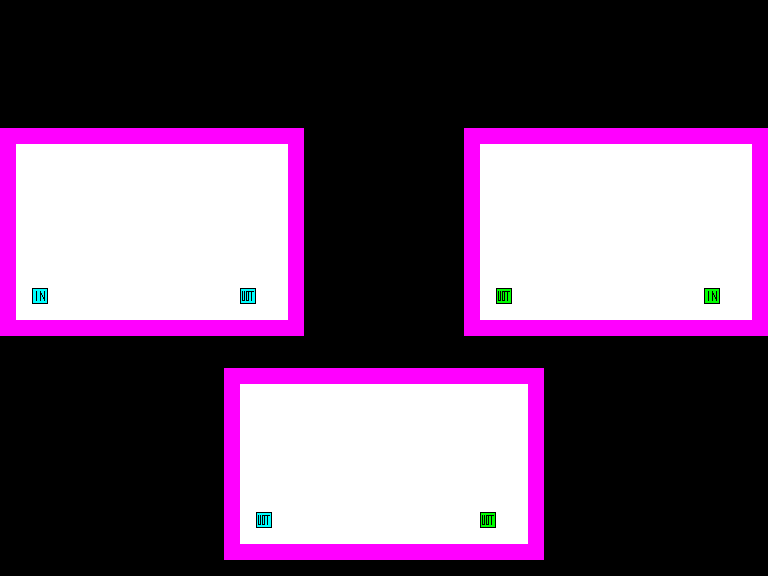

Rendered tile map (Tiled .tmx) drawn with the repository's tilesets; below, a short description and the full map source, tile grids included:
An orthogonal 48x36 tile map with 16x16 px tiles, 2 tile layers (Tile Layer 1, Tile Layer 2).

<map version="1.0" tiledversion="1.0.3" orientation="orthogonal" renderorder="right-down" width="48" height="36" tilewidth="16" tileheight="16" nextobjectid="1">
 <tileset firstgid="1" source="coop.tsx" />
 <layer name="Tile Layer 1" width="48" height="36">
  <data encoding="csv">
0,0,0,0,0,0,0,0,0,0,0,0,0,0,0,0,0,0,0,0,0,0,0,0,0,0,0,0,0,0,0,0,0,0,0,0,0,0,0,0,0,0,0,0,0,0,0,0,
0,0,0,0,0,0,0,0,0,0,0,0,0,0,0,0,0,0,0,0,0,0,0,0,0,0,0,0,0,0,0,0,0,0,0,0,0,0,0,0,0,0,0,0,0,0,0,0,
0,0,0,0,0,0,0,0,0,0,0,0,0,0,0,0,0,0,0,0,0,0,0,0,0,0,0,0,0,0,0,0,0,0,0,0,0,0,0,0,0,0,0,0,0,0,0,0,
0,0,0,0,0,0,0,0,0,0,0,0,0,0,0,0,0,0,0,0,0,0,0,0,0,0,0,0,0,0,0,0,0,0,0,0,0,0,0,0,0,0,0,0,0,0,0,0,
0,0,0,0,0,0,0,0,0,0,0,0,0,0,0,0,0,0,0,0,0,0,0,0,0,0,0,0,0,0,0,0,0,0,0,0,0,0,0,0,0,0,0,0,0,0,0,0,
0,0,0,0,0,0,0,0,0,0,0,0,0,0,0,0,0,0,0,0,0,0,0,0,0,0,0,0,0,0,0,0,0,0,0,0,0,0,0,0,0,0,0,0,0,0,0,0,
0,0,0,0,0,0,0,0,0,0,0,0,0,0,0,0,0,0,0,0,0,0,0,0,0,0,0,0,0,0,0,0,0,0,0,0,0,0,0,0,0,0,0,0,0,0,0,0,
0,0,0,0,0,0,0,0,0,0,0,0,0,0,0,0,0,0,0,0,0,0,0,0,0,0,0,0,0,0,0,0,0,0,0,0,0,0,0,0,0,0,0,0,0,0,0,0,
1,1,1,1,1,1,1,1,1,1,1,1,1,1,1,1,1,1,1,0,0,0,0,0,0,0,0,0,0,0,0,0,0,0,0,0,0,0,0,0,0,0,0,0,0,0,0,0,
1,2,2,2,2,2,2,2,2,2,2,2,2,2,2,2,2,2,1,0,0,0,0,0,0,0,0,0,0,0,0,0,0,0,0,0,0,0,0,0,0,0,0,0,0,0,0,0,
1,2,2,2,2,2,2,2,2,2,2,2,2,2,2,2,2,2,1,0,0,0,0,0,0,0,0,0,0,0,0,0,0,0,0,0,0,0,0,0,0,0,0,0,0,0,0,0,
1,2,2,2,2,2,2,2,2,2,2,2,2,2,2,2,2,2,1,0,0,0,0,0,0,0,0,0,0,0,0,0,0,0,0,0,0,0,0,0,0,0,0,0,0,0,0,0,
1,2,2,2,2,2,2,2,2,2,2,2,2,2,2,2,2,2,1,0,0,0,0,0,0,0,0,0,0,0,0,0,0,0,0,0,0,0,0,0,0,0,0,0,0,0,0,0,
1,2,2,2,2,2,2,2,2,2,2,2,2,2,2,2,2,2,1,0,0,0,0,0,0,0,0,0,0,0,0,0,0,0,0,0,0,0,0,0,0,0,0,0,0,0,0,0,
1,2,2,2,2,2,2,2,2,2,2,2,2,2,2,2,2,2,1,0,0,0,0,0,0,0,0,0,0,0,0,0,0,0,0,0,0,0,0,0,0,0,0,0,0,0,0,0,
1,2,2,2,2,2,2,2,2,2,2,2,2,2,2,2,2,2,1,0,0,0,0,0,0,0,0,0,0,0,0,0,0,0,0,0,0,0,0,0,0,0,0,0,0,0,0,0,
1,2,2,2,2,2,2,2,2,2,2,2,2,2,2,2,2,2,1,0,0,0,0,0,0,0,0,0,0,0,0,0,0,0,0,0,0,0,0,0,0,0,0,0,0,0,0,0,
1,2,2,2,2,2,2,2,2,2,2,2,2,2,2,2,2,2,1,0,0,0,0,0,0,0,0,0,0,0,0,0,0,0,0,0,0,0,0,0,0,0,0,0,0,0,0,0,
1,2,9,2,2,2,2,2,2,2,2,2,2,2,2,10,2,2,1,0,0,0,0,0,0,0,0,0,0,0,0,0,0,0,0,0,0,0,0,0,0,0,0,0,0,0,0,0,
1,2,2,2,2,2,2,2,2,2,2,2,2,2,2,2,2,2,1,0,0,0,0,0,0,0,0,0,0,0,0,0,0,0,0,0,0,0,0,0,0,0,0,0,0,0,0,0,
1,1,1,1,1,1,1,1,1,1,1,1,1,1,1,1,1,1,1,0,0,0,0,0,0,0,0,0,0,0,0,0,0,0,0,0,0,0,0,0,0,0,0,0,0,0,0,0,
0,0,0,0,0,0,0,0,0,0,0,0,0,0,0,0,0,0,0,0,0,0,0,0,0,0,0,0,0,0,0,0,0,0,0,0,0,0,0,0,0,0,0,0,0,0,0,0,
0,0,0,0,0,0,0,0,0,0,0,0,0,0,0,0,0,0,0,0,0,0,0,0,0,0,0,0,0,0,0,0,0,0,0,0,0,0,0,0,0,0,0,0,0,0,0,0,
0,0,0,0,0,0,0,0,0,0,0,0,0,0,1,1,1,1,1,1,1,1,1,1,1,1,1,1,1,1,1,1,1,1,0,0,0,0,0,0,0,0,0,0,0,0,0,0,
0,0,0,0,0,0,0,0,0,0,0,0,0,0,1,2,2,2,2,2,2,2,2,2,2,2,2,2,2,2,2,2,2,1,0,0,0,0,0,0,0,0,0,0,0,0,0,0,
0,0,0,0,0,0,0,0,0,0,0,0,0,0,1,2,2,2,2,2,2,2,2,2,2,2,2,2,2,2,2,2,2,1,0,0,0,0,0,0,0,0,0,0,0,0,0,0,
0,0,0,0,0,0,0,0,0,0,0,0,0,0,1,2,2,2,2,2,2,2,2,2,2,2,2,2,2,2,2,2,2,1,0,0,0,0,0,0,0,0,0,0,0,0,0,0,
0,0,0,0,0,0,0,0,0,0,0,0,0,0,1,2,2,2,2,2,2,2,2,2,2,2,2,2,2,2,2,2,2,1,0,0,0,0,0,0,0,0,0,0,0,0,0,0,
0,0,0,0,0,0,0,0,0,0,0,0,0,0,1,2,2,2,2,2,2,2,2,2,2,2,2,2,2,2,2,2,2,1,0,0,0,0,0,0,0,0,0,0,0,0,0,0,
0,0,0,0,0,0,0,0,0,0,0,0,0,0,1,2,2,2,2,2,2,2,2,2,2,2,2,2,2,2,2,2,2,1,0,0,0,0,0,0,0,0,0,0,0,0,0,0,
0,0,0,0,0,0,0,0,0,0,0,0,0,0,1,2,2,2,2,2,2,2,2,2,2,2,2,2,2,2,2,2,2,1,0,0,0,0,0,0,0,0,0,0,0,0,0,0,
0,0,0,0,0,0,0,0,0,0,0,0,0,0,1,2,2,2,2,2,2,2,2,2,2,2,2,2,2,2,2,2,2,1,0,0,0,0,0,0,0,0,0,0,0,0,0,0,
0,0,0,0,0,0,0,0,0,0,0,0,0,0,1,2,2,2,2,2,2,2,2,2,2,2,2,2,2,2,2,2,2,1,0,0,0,0,0,0,0,0,0,0,0,0,0,0,
0,0,0,0,0,0,0,0,0,0,0,0,0,0,1,2,2,2,2,2,2,2,2,2,2,2,2,2,2,2,2,2,2,1,0,0,0,0,0,0,0,0,0,0,0,0,0,0,
0,0,0,0,0,0,0,0,0,0,0,0,0,0,1,1,1,1,1,1,1,1,1,1,1,1,1,1,1,1,1,1,1,1,0,0,0,0,0,0,0,0,0,0,0,0,0,0,
0,0,0,0,0,0,0,0,0,0,0,0,0,0,0,0,0,0,0,0,0,0,0,0,0,0,0,0,0,0,0,0,0,0,0,0,0,0,0,0,0,0,0,0,0,0,0,0
</data>
 </layer>
 <layer name="Tile Layer 2" width="48" height="36">
  <data encoding="csv">
0,0,0,0,0,0,0,0,0,0,0,0,0,0,0,0,0,0,0,0,0,0,0,0,0,0,0,0,0,0,0,0,0,0,0,0,0,0,0,0,0,0,0,0,0,0,0,0,
0,0,0,0,0,0,0,0,0,0,0,0,0,0,0,0,0,0,0,0,0,0,0,0,0,0,0,0,0,0,0,0,0,0,0,0,0,0,0,0,0,0,0,0,0,0,0,0,
0,0,0,0,0,0,0,0,0,0,0,0,0,0,0,0,0,0,0,0,0,0,0,0,0,0,0,0,0,0,0,0,0,0,0,0,0,0,0,0,0,0,0,0,0,0,0,0,
0,0,0,0,0,0,0,0,0,0,0,0,0,0,0,0,0,0,0,0,0,0,0,0,0,0,0,0,0,0,0,0,0,0,0,0,0,0,0,0,0,0,0,0,0,0,0,0,
0,0,0,0,0,0,0,0,0,0,0,0,0,0,0,0,0,0,0,0,0,0,0,0,0,0,0,0,0,0,0,0,0,0,0,0,0,0,0,0,0,0,0,0,0,0,0,0,
0,0,0,0,0,0,0,0,0,0,0,0,0,0,0,0,0,0,0,0,0,0,0,0,0,0,0,0,0,0,0,0,0,0,0,0,0,0,0,0,0,0,0,0,0,0,0,0,
0,0,0,0,0,0,0,0,0,0,0,0,0,0,0,0,0,0,0,0,0,0,0,0,0,0,0,0,0,0,0,0,0,0,0,0,0,0,0,0,0,0,0,0,0,0,0,0,
0,0,0,0,0,0,0,0,0,0,0,0,0,0,0,0,0,0,0,0,0,0,0,0,0,0,0,0,0,0,0,0,0,0,0,0,0,0,0,0,0,0,0,0,0,0,0,0,
0,0,0,0,0,0,0,0,0,0,0,0,0,0,0,0,0,0,0,0,0,0,0,0,0,0,0,0,0,1,1,1,1,1,1,1,1,1,1,1,1,1,1,1,1,1,1,1,
0,0,0,0,0,0,0,0,0,0,0,0,0,0,0,0,0,0,0,0,0,0,0,0,0,0,0,0,0,1,2,2,2,2,2,2,2,2,2,2,2,2,2,2,2,2,2,1,
0,0,0,0,0,0,0,0,0,0,0,0,0,0,0,0,0,0,0,0,0,0,0,0,0,0,0,0,0,1,2,2,2,2,2,2,2,2,2,2,2,2,2,2,2,2,2,1,
0,0,0,0,0,0,0,0,0,0,0,0,0,0,0,0,0,0,0,0,0,0,0,0,0,0,0,0,0,1,2,2,2,2,2,2,2,2,2,2,2,2,2,2,2,2,2,1,
0,0,0,0,0,0,0,0,0,0,0,0,0,0,0,0,0,0,0,0,0,0,0,0,0,0,0,0,0,1,2,2,2,2,2,2,2,2,2,2,2,2,2,2,2,2,2,1,
0,0,0,0,0,0,0,0,0,0,0,0,0,0,0,0,0,0,0,0,0,0,0,0,0,0,0,0,0,1,2,2,2,2,2,2,2,2,2,2,2,2,2,2,2,2,2,1,
0,0,0,0,0,0,0,0,0,0,0,0,0,0,0,0,0,0,0,0,0,0,0,0,0,0,0,0,0,1,2,2,2,2,2,2,2,2,2,2,2,2,2,2,2,2,2,1,
0,0,0,0,0,0,0,0,0,0,0,0,0,0,0,0,0,0,0,0,0,0,0,0,0,0,0,0,0,1,2,2,2,2,2,2,2,2,2,2,2,2,2,2,2,2,2,1,
0,0,0,0,0,0,0,0,0,0,0,0,0,0,0,0,0,0,0,0,0,0,0,0,0,0,0,0,0,1,2,2,2,2,2,2,2,2,2,2,2,2,2,2,2,2,2,1,
0,0,0,0,0,0,0,0,0,0,0,0,0,0,0,0,0,0,0,0,0,0,0,0,0,0,0,0,0,1,2,2,2,2,2,2,2,2,2,2,2,2,2,2,2,2,2,1,
0,0,0,0,0,0,0,0,0,0,0,0,0,0,0,0,0,0,0,0,0,0,0,0,0,0,0,0,0,1,2,12,2,2,2,2,2,2,2,2,2,2,2,2,11,2,2,1,
0,0,0,0,0,0,0,0,0,0,0,0,0,0,0,0,0,0,0,0,0,0,0,0,0,0,0,0,0,1,2,2,2,2,2,2,2,2,2,2,2,2,2,2,2,2,2,1,
0,0,0,0,0,0,0,0,0,0,0,0,0,0,0,0,0,0,0,0,0,0,0,0,0,0,0,0,0,1,1,1,1,1,1,1,1,1,1,1,1,1,1,1,1,1,1,1,
0,0,0,0,0,0,0,0,0,0,0,0,0,0,0,0,0,0,0,0,0,0,0,0,0,0,0,0,0,0,0,0,0,0,0,0,0,0,0,0,0,0,0,0,0,0,0,0,
0,0,0,0,0,0,0,0,0,0,0,0,0,0,0,0,0,0,0,0,0,0,0,0,0,0,0,0,0,0,0,0,0,0,0,0,0,0,0,0,0,0,0,0,0,0,0,0,
0,0,0,0,0,0,0,0,0,0,0,0,0,0,1,1,1,1,1,1,1,1,1,1,1,1,1,1,1,1,1,1,1,1,0,0,0,0,0,0,0,0,0,0,0,0,0,0,
0,0,0,0,0,0,0,0,0,0,0,0,0,0,1,2,2,2,2,2,2,2,2,2,2,2,2,2,2,2,2,2,2,1,0,0,0,0,0,0,0,0,0,0,0,0,0,0,
0,0,0,0,0,0,0,0,0,0,0,0,0,0,1,2,2,2,2,2,2,2,2,2,2,2,2,2,2,2,2,2,2,1,0,0,0,0,0,0,0,0,0,0,0,0,0,0,
0,0,0,0,0,0,0,0,0,0,0,0,0,0,1,2,2,2,2,2,2,2,2,2,2,2,2,2,2,2,2,2,2,1,0,0,0,0,0,0,0,0,0,0,0,0,0,0,
0,0,0,0,0,0,0,0,0,0,0,0,0,0,1,2,2,2,2,2,2,2,2,2,2,2,2,2,2,2,2,2,2,1,0,0,0,0,0,0,0,0,0,0,0,0,0,0,
0,0,0,0,0,0,0,0,0,0,0,0,0,0,1,2,2,2,2,2,2,2,2,2,2,2,2,2,2,2,2,2,2,1,0,0,0,0,0,0,0,0,0,0,0,0,0,0,
0,0,0,0,0,0,0,0,0,0,0,0,0,0,1,2,2,2,2,2,2,2,2,2,2,2,2,2,2,2,2,2,2,1,0,0,0,0,0,0,0,0,0,0,0,0,0,0,
0,0,0,0,0,0,0,0,0,0,0,0,0,0,1,2,2,2,2,2,2,2,2,2,2,2,2,2,2,2,2,2,2,1,0,0,0,0,0,0,0,0,0,0,0,0,0,0,
0,0,0,0,0,0,0,0,0,0,0,0,0,0,1,2,2,2,2,2,2,2,2,2,2,2,2,2,2,2,2,2,2,1,0,0,0,0,0,0,0,0,0,0,0,0,0,0,
0,0,0,0,0,0,0,0,0,0,0,0,0,0,1,2,10,2,2,2,2,2,2,2,2,2,2,2,2,2,12,2,2,1,0,0,0,0,0,0,0,0,0,0,0,0,0,0,
0,0,0,0,0,0,0,0,0,0,0,0,0,0,1,2,2,2,2,2,2,2,2,2,2,2,2,2,2,2,2,2,2,1,0,0,0,0,0,0,0,0,0,0,0,0,0,0,
0,0,0,0,0,0,0,0,0,0,0,0,0,0,1,1,1,1,1,1,1,1,1,1,1,1,1,1,1,1,1,1,1,1,0,0,0,0,0,0,0,0,0,0,0,0,0,0,
0,0,0,0,0,0,0,0,0,0,0,0,0,0,0,0,0,0,0,0,0,0,0,0,0,0,0,0,0,0,0,0,0,0,0,0,0,0,0,0,0,0,0,0,0,0,0,0
</data>
 </layer>
</map>
